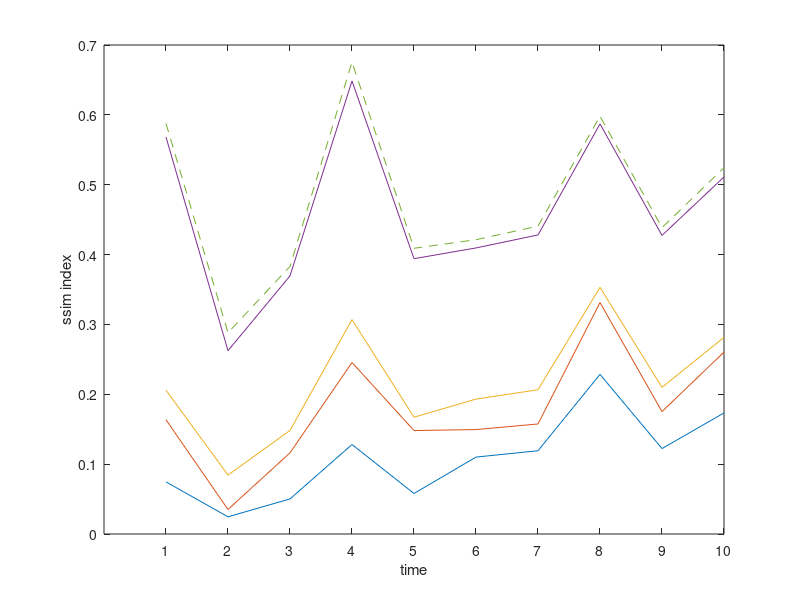

Here is the MATLAB script that generated this plot: (Note: this script raises an error after producing the figure.)
m = [
0.0746 0.1635 0.2059 0.5682 0.5877;
0.0246 0.0351 0.0843 0.2624 0.2881;
0.0502 0.1162 0.1483 0.3695 0.3831;
0.1281 0.2455 0.3069 0.6485 0.6755;
0.0580 0.1481 0.1672 0.3941 0.4090;
0.1101 0.1495 0.1931 0.4095 0.4213;
0.1192 0.1575 0.2065 0.4281 0.4407;
0.2285 0.3313 0.3531 0.5871 0.5981;
0.1223 0.1752 0.2099 0.4274 0.4386;
 0.1733    0.2604    0.2815    0.5111    0.5243;];
x = 1:size(m, 1)
plot(x, m(:, 1), x, m(:, 2), x, m(:, 3), x, m(:, 4), x, m(:, 5), '--')
set(gca,'XTick',x);
xlabel('time'), ylabel('ssim index')
legend('noisy image', 'median', 'wavelet', 'PDE', 'new method', 2)